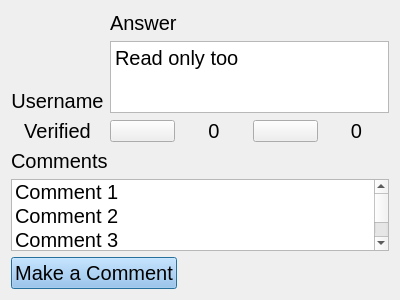
<?xml version="1.0" encoding="UTF-8"?>
<ui version="4.0">
 <class>answerWindow</class>
 <widget class="QDialog" name="answerWindow">
  <property name="geometry">
   <rect>
    <x>0</x>
    <y>0</y>
    <width>400</width>
    <height>300</height>
   </rect>
  </property>
  <property name="windowTitle">
   <string>Answer Window</string>
  </property>
  <layout class="QGridLayout" name="gridLayout">
   <item row="0" column="0">
    <layout class="QVBoxLayout" name="verticalLayout">
     <item>
      <widget class="QLabel" name="label_answerPic">
       <property name="text">
        <string/>
       </property>
       <property name="alignment">
        <set>Qt::AlignmentFlag::AlignCenter</set>
       </property>
      </widget>
     </item>
     <item>
      <widget class="QLabel" name="label_answerUser">
       <property name="sizePolicy">
        <sizepolicy hsizetype="Preferred" vsizetype="Maximum">
         <horstretch>0</horstretch>
         <verstretch>0</verstretch>
        </sizepolicy>
       </property>
       <property name="font">
        <font>
         <pointsize>15</pointsize>
        </font>
       </property>
       <property name="text">
        <string>Username</string>
       </property>
       <property name="alignment">
        <set>Qt::AlignmentFlag::AlignHCenter|Qt::AlignmentFlag::AlignTop</set>
       </property>
      </widget>
     </item>
     <item>
      <widget class="QLabel" name="label_3">
       <property name="sizePolicy">
        <sizepolicy hsizetype="Preferred" vsizetype="Maximum">
         <horstretch>0</horstretch>
         <verstretch>0</verstretch>
        </sizepolicy>
       </property>
       <property name="font">
        <font>
         <pointsize>15</pointsize>
        </font>
       </property>
       <property name="text">
        <string>Verified</string>
       </property>
       <property name="alignment">
        <set>Qt::AlignmentFlag::AlignCenter</set>
       </property>
      </widget>
     </item>
    </layout>
   </item>
   <item row="1" column="0" colspan="2">
    <layout class="QVBoxLayout" name="verticalLayout_3">
     <item>
      <widget class="QLabel" name="label">
       <property name="sizePolicy">
        <sizepolicy hsizetype="Preferred" vsizetype="Maximum">
         <horstretch>0</horstretch>
         <verstretch>0</verstretch>
        </sizepolicy>
       </property>
       <property name="font">
        <font>
         <pointsize>15</pointsize>
        </font>
       </property>
       <property name="text">
        <string>Comments</string>
       </property>
      </widget>
     </item>
     <item>
      <widget class="QListWidget" name="listWidget">
       <property name="palette">
        <palette>
         <active>
          <colorrole role="Highlight">
           <brush brushstyle="SolidPattern">
            <color alpha="255">
             <red>146</red>
             <green>194</green>
             <blue>242</blue>
            </color>
           </brush>
          </colorrole>
          <colorrole role="HighlightedText">
           <brush brushstyle="SolidPattern">
            <color alpha="255">
             <red>0</red>
             <green>0</green>
             <blue>0</blue>
            </color>
           </brush>
          </colorrole>
         </active>
         <inactive>
          <colorrole role="Highlight">
           <brush brushstyle="SolidPattern">
            <color alpha="255">
             <red>146</red>
             <green>194</green>
             <blue>242</blue>
            </color>
           </brush>
          </colorrole>
          <colorrole role="HighlightedText">
           <brush brushstyle="SolidPattern">
            <color alpha="255">
             <red>0</red>
             <green>0</green>
             <blue>0</blue>
            </color>
           </brush>
          </colorrole>
         </inactive>
         <disabled>
          <colorrole role="HighlightedText">
           <brush brushstyle="SolidPattern">
            <color alpha="255">
             <red>0</red>
             <green>0</green>
             <blue>0</blue>
            </color>
           </brush>
          </colorrole>
         </disabled>
        </palette>
       </property>
       <property name="font">
        <font>
         <pointsize>15</pointsize>
        </font>
       </property>
       <item>
        <property name="text">
         <string>Comment 1</string>
        </property>
       </item>
       <item>
        <property name="text">
         <string>Comment 2</string>
        </property>
       </item>
       <item>
        <property name="text">
         <string>Comment 3</string>
        </property>
       </item>
      </widget>
     </item>
     <item>
      <widget class="QPushButton" name="pushButton_commentBtn">
       <property name="sizePolicy">
        <sizepolicy hsizetype="Maximum" vsizetype="Maximum">
         <horstretch>0</horstretch>
         <verstretch>0</verstretch>
        </sizepolicy>
       </property>
       <property name="palette">
        <palette>
         <active>
          <colorrole role="Button">
           <brush brushstyle="SolidPattern">
            <color alpha="255">
             <red>146</red>
             <green>194</green>
             <blue>242</blue>
            </color>
           </brush>
          </colorrole>
         </active>
         <inactive>
          <colorrole role="Button">
           <brush brushstyle="SolidPattern">
            <color alpha="255">
             <red>146</red>
             <green>194</green>
             <blue>242</blue>
            </color>
           </brush>
          </colorrole>
         </inactive>
         <disabled>
          <colorrole role="Button">
           <brush brushstyle="SolidPattern">
            <color alpha="255">
             <red>146</red>
             <green>194</green>
             <blue>242</blue>
            </color>
           </brush>
          </colorrole>
         </disabled>
        </palette>
       </property>
       <property name="font">
        <font>
         <pointsize>15</pointsize>
        </font>
       </property>
       <property name="text">
        <string>Make a Comment</string>
       </property>
      </widget>
     </item>
    </layout>
   </item>
   <item row="0" column="1">
    <layout class="QVBoxLayout" name="verticalLayout_2">
     <item>
      <widget class="QLabel" name="label_2">
       <property name="sizePolicy">
        <sizepolicy hsizetype="Preferred" vsizetype="Maximum">
         <horstretch>0</horstretch>
         <verstretch>0</verstretch>
        </sizepolicy>
       </property>
       <property name="font">
        <font>
         <pointsize>15</pointsize>
        </font>
       </property>
       <property name="text">
        <string>Answer</string>
       </property>
      </widget>
     </item>
     <item>
      <widget class="QPlainTextEdit" name="plainTextEdit_answerText">
       <property name="font">
        <font>
         <pointsize>15</pointsize>
        </font>
       </property>
       <property name="plainText">
        <string>Read only too</string>
       </property>
      </widget>
     </item>
     <item>
      <layout class="QHBoxLayout" name="horizontalLayout">
       <item>
        <widget class="QPushButton" name="pushButton_upAnswer">
         <property name="text">
          <string/>
         </property>
        </widget>
       </item>
       <item>
        <widget class="QLabel" name="label_upAnswerCount">
         <property name="font">
          <font>
           <pointsize>15</pointsize>
          </font>
         </property>
         <property name="text">
          <string>0</string>
         </property>
         <property name="alignment">
          <set>Qt::AlignmentFlag::AlignCenter</set>
         </property>
        </widget>
       </item>
       <item>
        <widget class="QPushButton" name="pushButton_downAnswer">
         <property name="text">
          <string/>
         </property>
        </widget>
       </item>
       <item>
        <widget class="QLabel" name="label_downAnswerCount">
         <property name="font">
          <font>
           <pointsize>15</pointsize>
          </font>
         </property>
         <property name="text">
          <string>0</string>
         </property>
         <property name="alignment">
          <set>Qt::AlignmentFlag::AlignCenter</set>
         </property>
        </widget>
       </item>
      </layout>
     </item>
    </layout>
   </item>
  </layout>
 </widget>
 <resources/>
 <connections/>
</ui>
